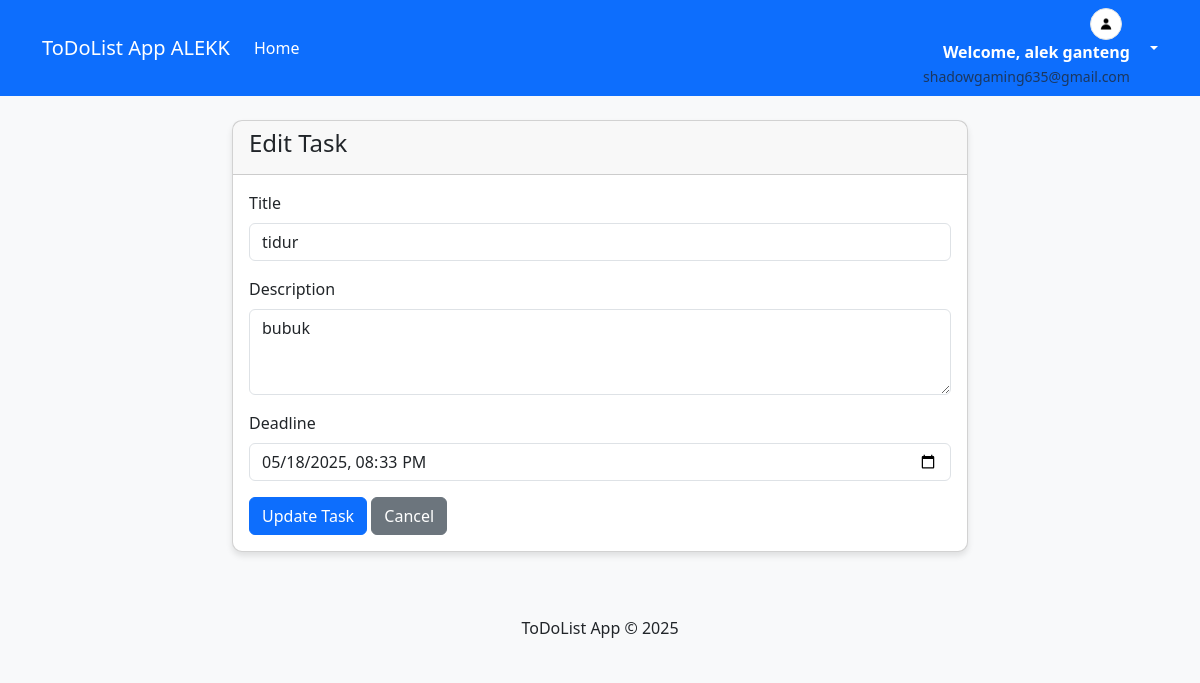
Screenshot of /todolist-app/edit_task.php?id=14 (signed in) with the database file from the repository.
### tables this page shows
CREATE TABLE `tasks` (
  `id` int(11) NOT NULL,
  `user_id` int(11) NOT NULL,
  `title` varchar(255) NOT NULL,
  `description` text DEFAULT NULL,
  `status` enum('pending','completed') DEFAULT 'pending',
  `deadline` datetime NOT NULL,
  `created_at` timestamp NOT NULL DEFAULT current_timestamp(),
  `is_late` tinyint(1) DEFAULT 0
);

### todolist-app/edit_task.php (the view, shortened to what this page needs)
<?php
require_once 'includes/auth.php';
$task_id = $_GET['id'];
$stmt = $pdo->prepare("SELECT * FROM tasks WHERE id = :id AND user_id = :user_id");
$stmt->execute([':id' => $task_id, ':user_id' => $_SESSION['user_id']]);
$task = $stmt->fetch(PDO::FETCH_ASSOC);
?>
<?php include 'includes/header.php'; ?>
<div class="row justify-content-center">
    <div class="col-md-8">
        <div class="card">
            <div class="card-header">
                <h4>Edit Task</h4>
            </div>
            <div class="card-body">
                <form method="POST">
                    <div class="mb-3">
                        <label for="title" class="form-label">Title</label>
                        <input type="text" class="form-control" id="title" name="title" value="<?= htmlspecialchars($task['title']) ?>" required>
                    </div>
                    <div class="mb-3">
                        <label for="description" class="form-label">Description</label>
                        <textarea class="form-control" id="description" name="description" rows="3"><?= htmlspecialchars($task['description']) ?></textarea>
                    </div>
                    <div class="mb-3">
                        <label for="deadline" class="form-label">Deadline</label>
                        <input type="datetime-local" class="form-control" id="deadline" name="deadline"
                            value="<?= date('Y-m-d\TH:i', strtotime($task['deadline'])) ?>" required>
                    </div>
                    <button type="submit" class="btn btn-primary">Update Task</button>
                    <a href="index.php" class="btn btn-secondary">Cancel</a>
                </form>
            </div>
        </div>
    </div>
</div>
<?php include 'includes/footer.php'; ?>

### todolist-app/assets/css/style.css (style rules this page uses)
body { background-color: #f8f9fa; }
.card { border-radius: 10px; box-shadow: 0 4px 6px rgba(0, 0, 0, 0.1); }

### rows the page displays
tasks: title "tidur", description "bubuk", deadline "05/18/2025 20:33"

### other values shown
$_SESSION['username'] "alek ganteng"
$_SESSION['email'] "shadowgaming635@gmail.com"
